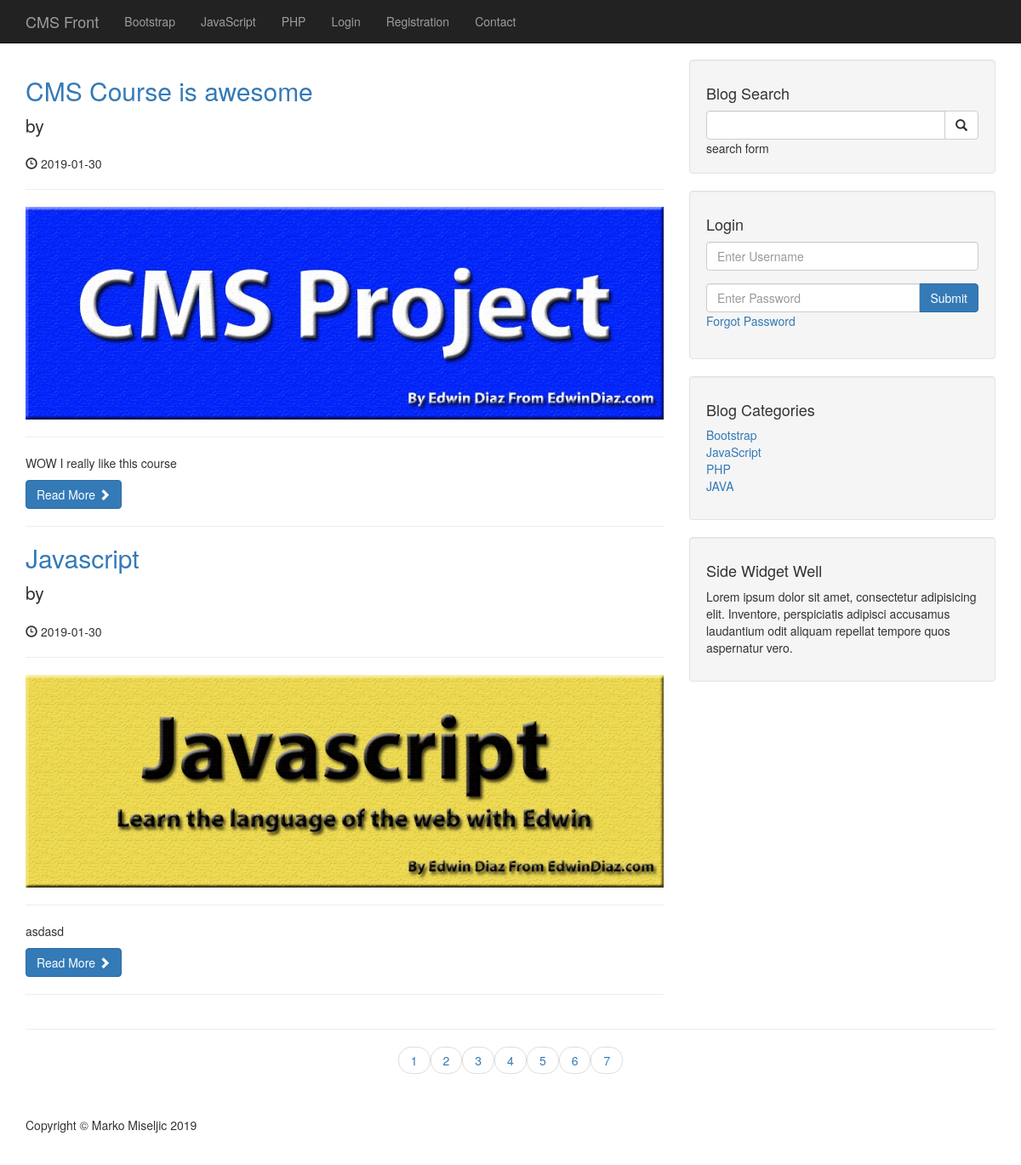
Before: / with the older database file.
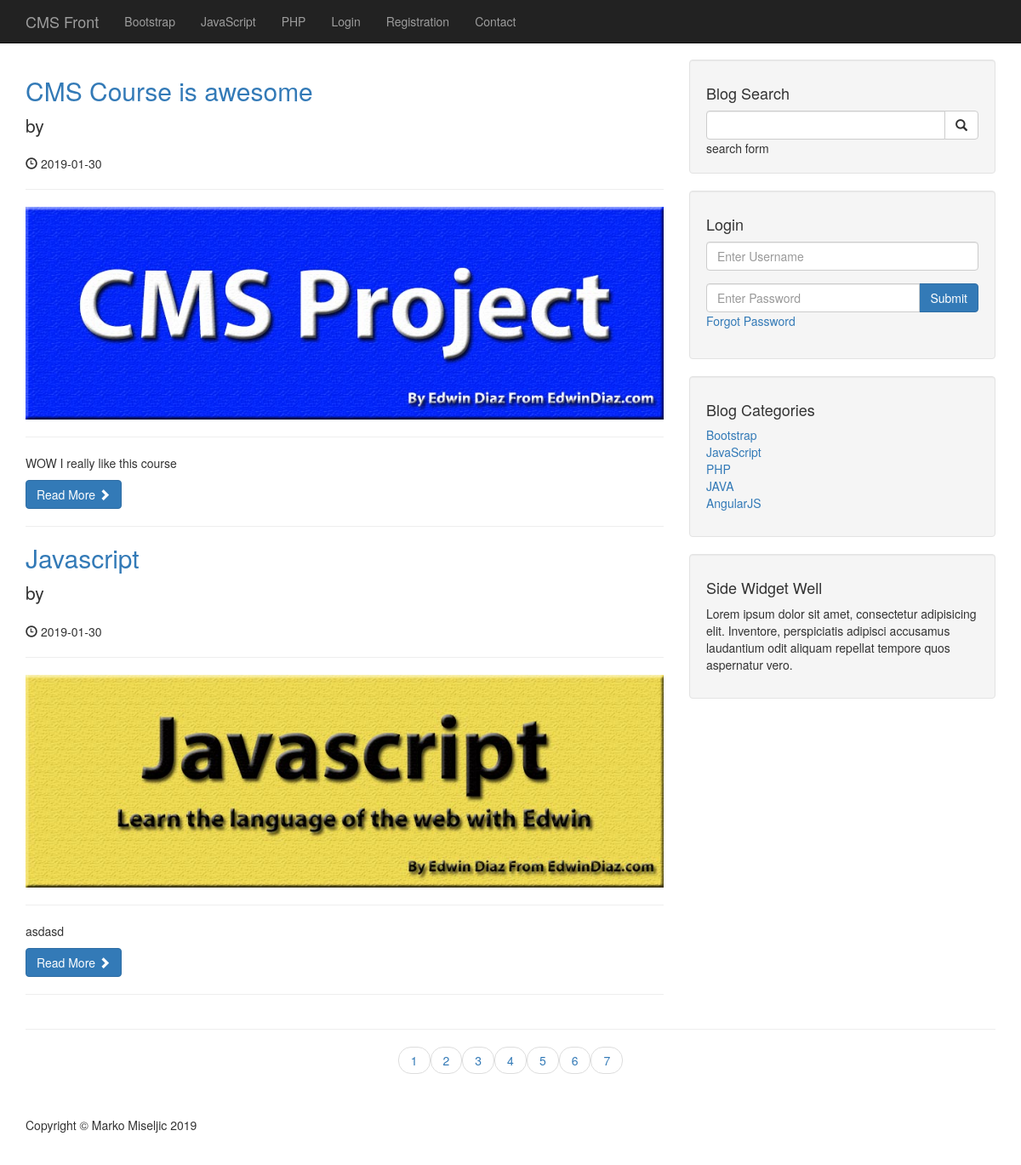
After: the same page with the newer database file.
### tables this page shows
CREATE TABLE `categories` (
  `cat_id` int(3) NOT NULL,
  `cat_title` varchar(255) NOT NULL
);

CREATE TABLE `posts` (
  `post_id` int(3) NOT NULL,
  `post_category_id` int(3) NOT NULL,
  `post_title` varchar(255) NOT NULL,
  `post_author` varchar(255) NOT NULL,
  `post_user` varchar(255) NOT NULL,
  `post_date` date NOT NULL,
  `post_image` text NOT NULL,
  `post_content` text NOT NULL,
  `post_tags` varchar(255) NOT NULL,
  `post_comment_count` int(11) NOT NULL,
  `post_status` varchar(255) NOT NULL DEFAULT 'draft',
  `post_views_count` int(11) NOT NULL
);

### admin/functions.php (called while the page is built, shortened)
<?php
function imagePlaceholder($image = null){
    if(!$image){
        return 'image_4.jpg';
    }else{
        return $image;
    }
}
?>

### index.php (the view, shortened to what this page needs)
<?php include "includes/header.php";?>
<?php include "includes/navigation.php";?>
    <div class="container">
        <div class="row">
            <div class="col-md-8">
                <?php
                    $per_page = 2;
                    if(isset($_GET['page'])){
                        $page = $_GET['page'];
                    }else{
                        $page="";
                    }
                if($page == "" || $page ==1){
                    $page_1 = 0;
                }else{
                    $page_1 = ($page * $per_page) - $per_page;
                }
                if(isset($_SESSION['user_role']) && $_SESSION['user_role'] == 'admin'){
                            $select_query_count = "SELECT * FROM posts";
                        }else{
                            $select_query_count = "SELECT * FROM posts WHERE post_status = 'published'";
                        }
                    $select_query_result = mysqli_query($connection,$select_query_count);
                    $count = mysqli_num_rows($select_query_result);
                    if($count < 1){
                        echo "<h1 class='text-center'>No posts available</h1>";
                    }else{
                        $count = ceil($count / $per_page);
                    $query = "SELECT * FROM posts LIMIT $page_1,$per_page";
                    $select_all_posts = mysqli_query($connection, $query);
                    while($row = mysqli_fetch_assoc($select_all_posts)){
                        $post_id = $row['post_id'];
                        $post_title = $row['post_title'];
                        $post_author = $row['post_user'];
                        $post_date = $row['post_date'];
                        $post_image = $row['post_image'];
                        $post_content = substr($row['post_content'], 0,200);
                        ?>
                <h2>
                    <a href="post/<?php echo $post_id; ?>"><?php echo $post_title ?></a>
                </h2>
                <p class="lead">
                    by <a href="author_post.php?author=<?php echo $post_author ?>&p_id=<?php echo $post_id; ?>"><?php echo $post_author ?></a>
                </p>
                <p><span class="glyphicon glyphicon-time"></span> <?php echo $post_date ?></p>
                <hr>
                <a href="post/<?php echo $post_id; ?>">
                    <img class="img-responsive" src="images/<?php echo imagePlaceholder($post_image);?>" alt="">
                </a>
                <hr>
                <p><?php echo $post_content ?></p>
                <a class="btn btn-primary" href="post/<?php echo $post_id ?>"?>Read More <span class="glyphicon glyphicon-chevron-right"></span></a>
                <hr>
                <?php }}?>
            </div>
            <?php include "includes/sidebar.php" ?>
        </div>
        <hr>
        <ul class="pager">
            <?php
            for($i=1;$i<=$count;$i++){
                if($i == $page){
                    echo "<li><a class='active_link' href='index.php?page={$i}'>{$i}</a></li>";
                }else{
                    echo "<li><a href='index.php?page={$i}'>{$i}</a></li>";
                }
            }
            ?>
        </ul>
<?php include "includes/footer.php";?>

### includes/header.php (shortened to what this page needs)
<?php include "admin/functions.php"; ?>
<!DOCTYPE html>
<html lang="en">
<head>
    <link href="/cms/css/bootstrap.min.css" rel="stylesheet">
    <link href="/cms/css/blog-home.css" rel="stylesheet">
    <link href="/cms/css/style.css" rel="stylesheet">
</head>
<body>

### includes/navigation.php (shortened to what this page needs)
<nav class="navbar navbar-inverse navbar-fixed-top" role="navigation">
    <div class="container">
           <div class="navbar-header">
            <a class="navbar-brand" href="/cms/">CMS Front</a>
        </div>
        <div class="collapse navbar-collapse" id="bs-example-navbar-collapse-1">
            <ul class="nav navbar-nav">
               <?php
                $query = "SELECT * FROM categories LIMIT 3";
                $select_all_categories_query = mysqli_query($connection,$query);
                while($row = mysqli_fetch_assoc($select_all_categories_query)){
                    $cat_title = $row['cat_title'];
                    $cat_id = $row['cat_id'];
                    $category_class = '';
                    $registration_class = '';
                    $contact_class = '';
                    $login_class = '';
                    echo "<li class='$category_class'><a href='/cms/category/{$cat_id}'>{$cat_title}</a></li>";
                }
                ?>
                <?php if(isset($_SESSION['user_role'])){ ?>
                <li><a href="/cms/admin">Admin</a></li>
                <li><a href="/cms/includes/logout.php">Logout</a></li>
                <?php }else{?>
                <li class="<?php echo $login_class; ?>"><a href="/cms/login.php">Login</a></li>
                <li class="<?php echo $registration_class; ?>"><a href="/cms/registration">Registration</a></li>
                <?php } ?>
                <li class="<?php echo $contact_class; ?>"><a href="/cms/contact">Contact</a></li>
            </ul>
        </div>
    </div>
</nav>

### includes/sidebar.php (shortened to what this page needs)
<div class="col-md-4">
                <div class="well">
                    <h4>Blog Search</h4>
                    <form action="/cms/search.php" method="post">
                    <div class="input-group">
                        <input name="search" type="text" class="form-control">
                        <span class="input-group-btn">
                            <button class="btn btn-default" name="submit" type="submit">
                                <span class="glyphicon glyphicon-search"></span>
                        </button>
                        </span>
                    </div>
                    </form>
                </div>
                <div class="well">
                   <?php if(isset($_SESSION['user_role'])): ?>
                       <h4>Logged in as <?php echo $_SESSION['username']; ?></h4>
                       <a href="includes/logout.php" class="btn btn-primary">Logout</a>
                   <?php else: ?>
                       <h4>Login</h4>
                        <form method="post">
                            <div class="form-group">
                                <input name="username" type="text" class="form-control" placeholder="Enter Username">
                            </div>
                            <div class="input-group">
                                <input name="password" type="password" class="form-control" placeholder="Enter Password">
                                <span class="input-group-btn">
                                    <button class="btn btn-primary" name="login" type="submit">
                                        Submit
                                    </button>
                                </span>
                            </div>
                            <div class="form-group">
                                <a href="forgot.php?forgot=<?php echo uniqid(true); ?>">Forgot Password</a>
                            </div>
                        </form>
                   <?php endif; ?>
                </div>
                <div class="well">
                   <?php
                    $query = "SELECT * FROM categories";
                    $select_categories_sidebar = mysqli_query($connection,$query);
                    ?>
                    <h4>Blog Categories</h4>
                    <div class="row">
                        <div class="col-lg-12">
                            <ul class="list-unstyled">
                               <?php
                                    while($row = mysqli_fetch_assoc($select_categories_sidebar)){
                                        $cat_title = $row['cat_title'];
                                        $cat_id = $row['cat_id'];
                                        echo "<li><a href='/cms/category/$cat_id'>{$cat_title}</a></li>";}
                                ?>
                            </ul>
                        </div>
                    </div>
                </div>
                <?php include "widget.php"; ?>
            </div>

### includes/widget.php
<div class="well">
    <h4>Side Widget Well</h4>
    <p>Lorem ipsum dolor sit amet, consectetur adipisicing elit. Inventore, perspiciatis adipisci accusamus laudantium odit aliquam repellat tempore quos aspernatur vero.</p>
</div>

### includes/footer.php (shortened to what this page needs)
        <footer>
            <div class="row">
                <div class="col-lg-12">
                    <p>Copyright &copy; Marko Miseljic 2019</p>
                </div>
            </div>
        </footer>
    </div>
</body>
</html>

### css/blog-home.css (style rules this page uses)
body { padding-top: 70px; }
footer { margin: 50px 0; }

### css/style.css (style rules this page uses)
body { padding-top: 70px; }
footer { margin: 50px 0; }

Changed rows visible on the page:
added categories: cat_title "AngularJS", shown under "Blog Categories"
